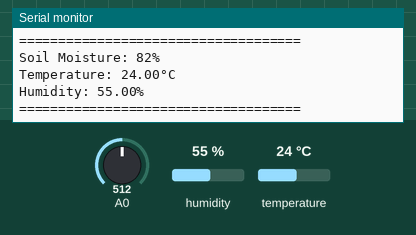
Simulated run of this sketch. Board: ESP8266 (NodeMCU). Parts: the last lines printed to the serial monitor. The test bench sets the inputs (shaded band); at power-on: humidity 55 %, A0 = 512, temperature 24 °C.

Above: at 18.0 s.
18.1 s: humidity set to 22 %
At 21.3 s:
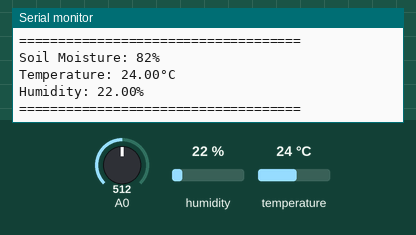
33.1 s: A0 set to 716
48.1 s: temperature set to 12 °C
At 51.3 s:
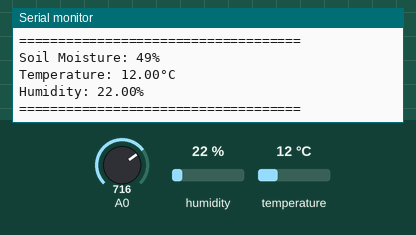
63.1 s: A0 set to 900
Timing chart, 0 to 66.1 s (numbered marks = the images above; inputs shaded):
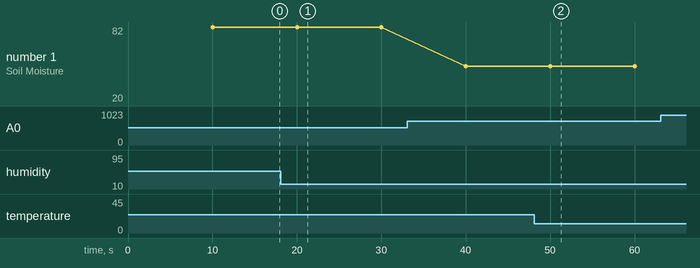

The sketch:

working_code.ino
```cpp
#include <ESP8266WiFi.h>
#include <DHT.h>

// DHT Sensor setup
#define DHTPIN 4  // DHT sensor is connected to GPIO 4 (D2 on NodeMCU)
#define DHTTYPE DHT11  // DHT 11 sensor type
DHT dht(DHTPIN, DHTTYPE);

// Variables for timing the interval
unsigned long previousMillis = 0;
const long interval = 10000;  // Interval set to 10 seconds

void setup() {
  Serial.begin(9600);

  // Initialize DHT sensor
  dht.begin();
}

void sendSensorData() {
  float temperature = dht.readTemperature();  // Reading temperature
  float humidity = dht.readHumidity();  // Reading humidity
  int soilMoistureValue = analogRead(A0);  // Reading soil moisture
  soilMoistureValue = map(soilMoistureValue, 400, 1023, 100, 0);  // Adjust the range to 0-100%

  if (isnan(temperature) || isnan(humidity)) {
    Serial.println("Failed to read from DHT sensor!");
    return;
  }

  // Print values to Serial Monitor
  Serial.println("====================================");
  Serial.print("Soil Moisture: ");
  Serial.print(soilMoistureValue);
  Serial.println("%");
  Serial.print("Temperature: ");
  Serial.print(temperature);
  Serial.println("°C");
  Serial.print("Humidity: ");
  Serial.print(humidity);
  Serial.println("%");
  Serial.println("====================================");
}

void loop() {
  unsigned long currentMillis = millis();

  // Check if 10 seconds have passed
  if (currentMillis - previousMillis >= interval) {
    previousMillis = currentMillis;  // Save the last time sensor data was sent

    // Call the function to print sensor data to Serial Monitor
    sendSensorData();
  }
}
```

Measured:
- after the input at 18.1 s, the serial monitor: prints a new line after 1.9 s (image 1)
- after the input at 48.1 s, the serial monitor: prints a new line after 1.9 s (image 2)
- plotted number 1: 82 → 49 after the input at 33.1 s, 49 → 20 after the input at 63.1 s
